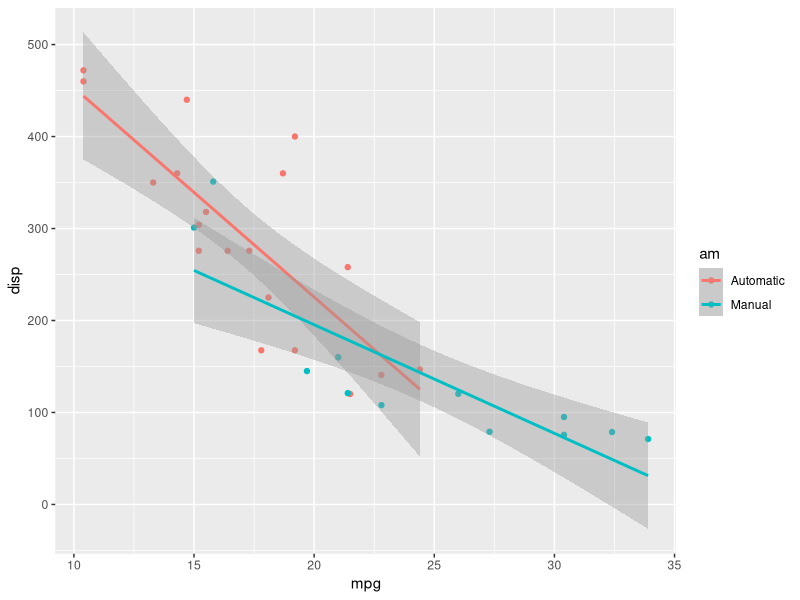
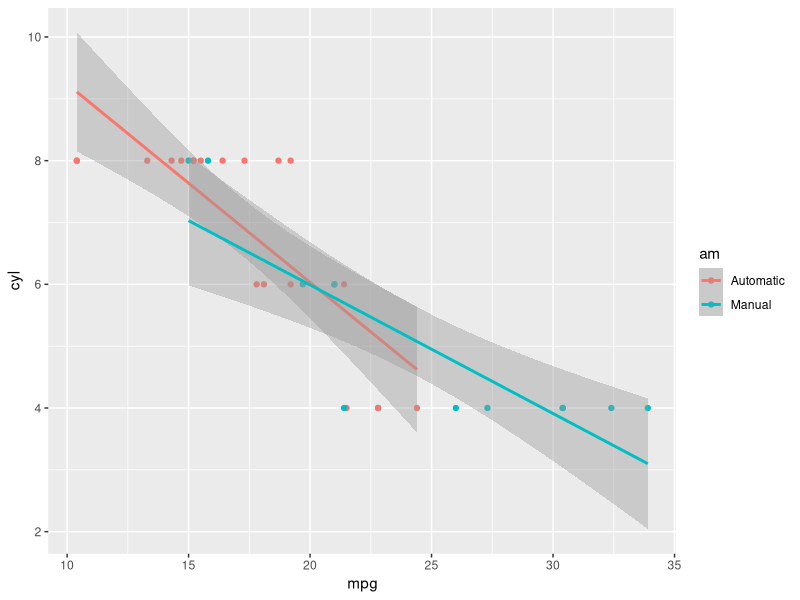
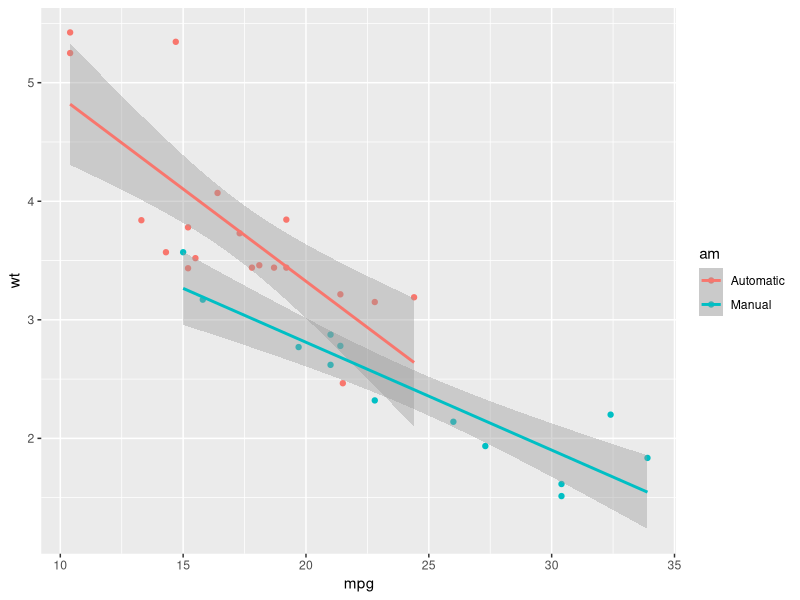
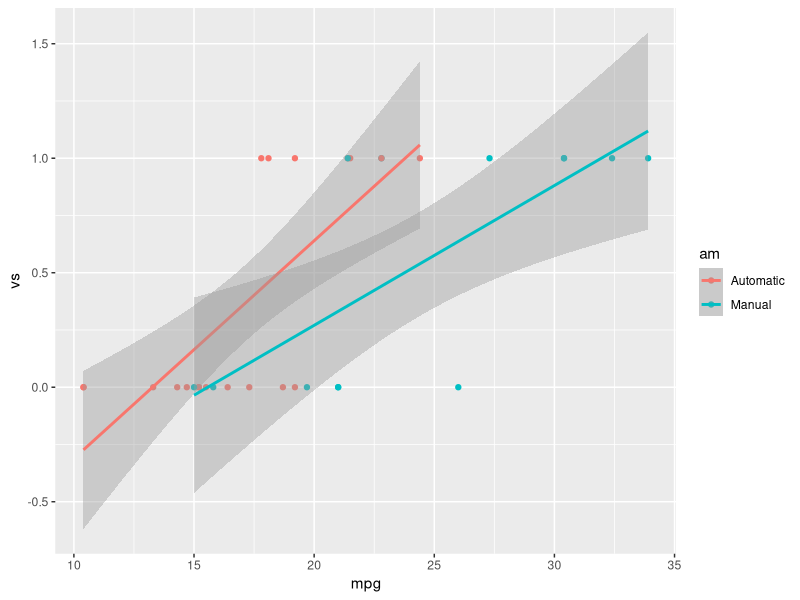
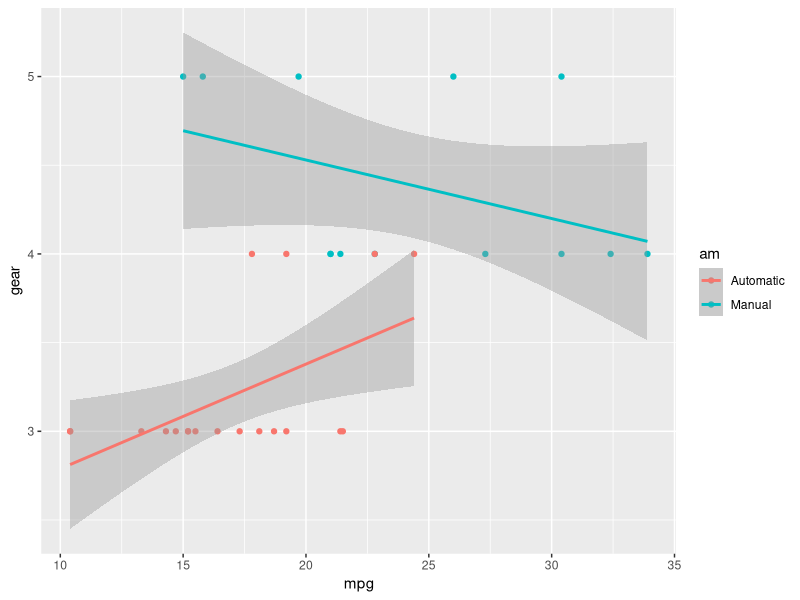
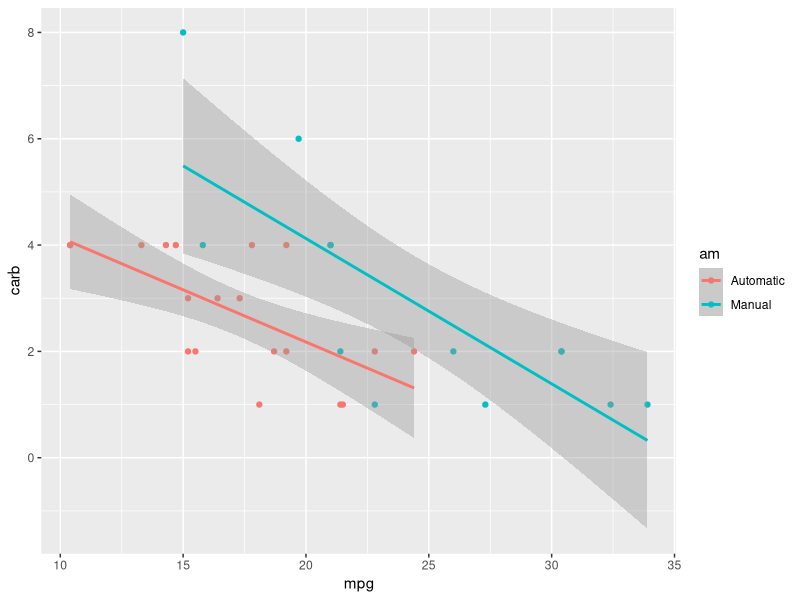
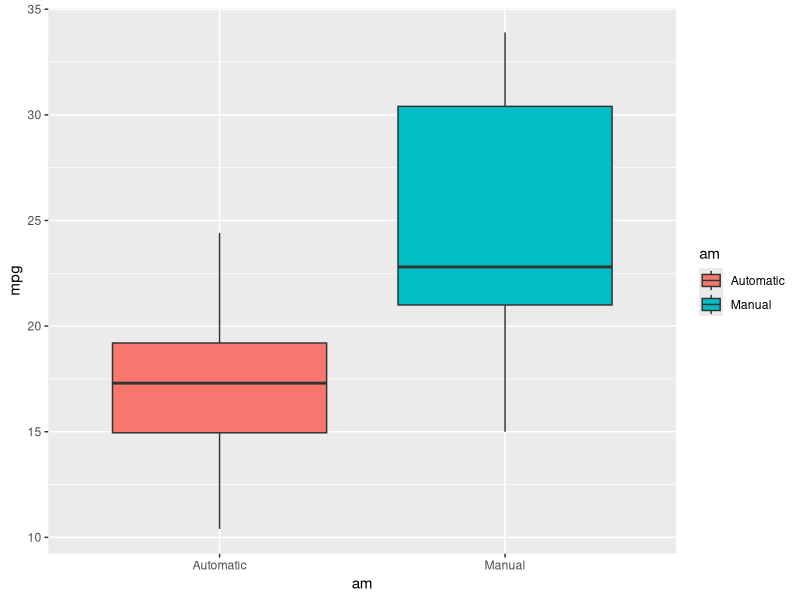
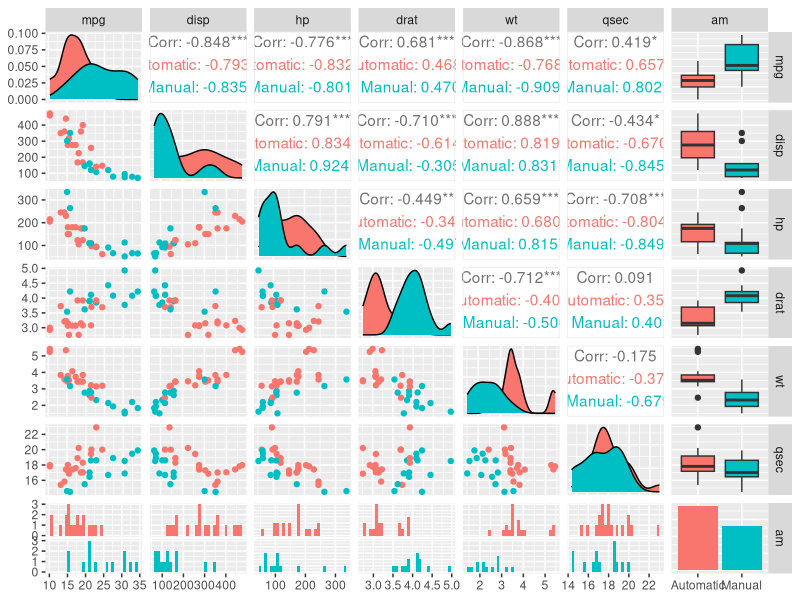

Generate these figures, in order, with R:
## ---- chunk 1
knitr::opts_chunk$set(echo = TRUE, include = TRUE, cache = FALSE, warning = FALSE, message = FALSE)
## ---- chunk 2
library(tidyverse)
library(magrittr)
library(GGally)
## ---- chunk 3
d <- mtcars %>%
        as_tibble() %>% 
        mutate(am = factor(am, labels = c("Automatic", "Manual")))
    
    
str(d)

ggplot(d) +
    geom_point(aes(mpg, disp, color = am)) +
    geom_smooth(aes(mpg, disp, color = am), method = "lm")

ggplot(d) +
    geom_point(aes(mpg, cyl, color = am)) +
    geom_smooth(aes(mpg, cyl, color = am), method = "lm")

ggplot(d) +
    geom_point(aes(mpg, wt, color = am)) +
    geom_smooth(aes(mpg, wt, color = am), method = "lm")

ggplot(d) +
    geom_point(aes(mpg, vs, color = am)) +
    geom_smooth(aes(mpg, vs, color = am), method = "lm")

ggplot(d) +
    geom_point(aes(mpg, gear, color = am)) +
    geom_smooth(aes(mpg, gear, color = am), method = "lm")

ggplot(d) +
    geom_point(aes(mpg, carb, color = am)) +
    geom_smooth(aes(mpg, carb, color = am), method = "lm")


ggplot(d) +
    geom_boxplot(aes(am, mpg, fill = am))

t.test(d$mpg ~ d$am)
foo <- lm(mpg ~ ., data = d)

a <- d %>% select(mpg, disp, hp, drat, wt, qsec, am)
ggpairs(a, mapping = ggplot2::aes(color = am))
summary(foo)
